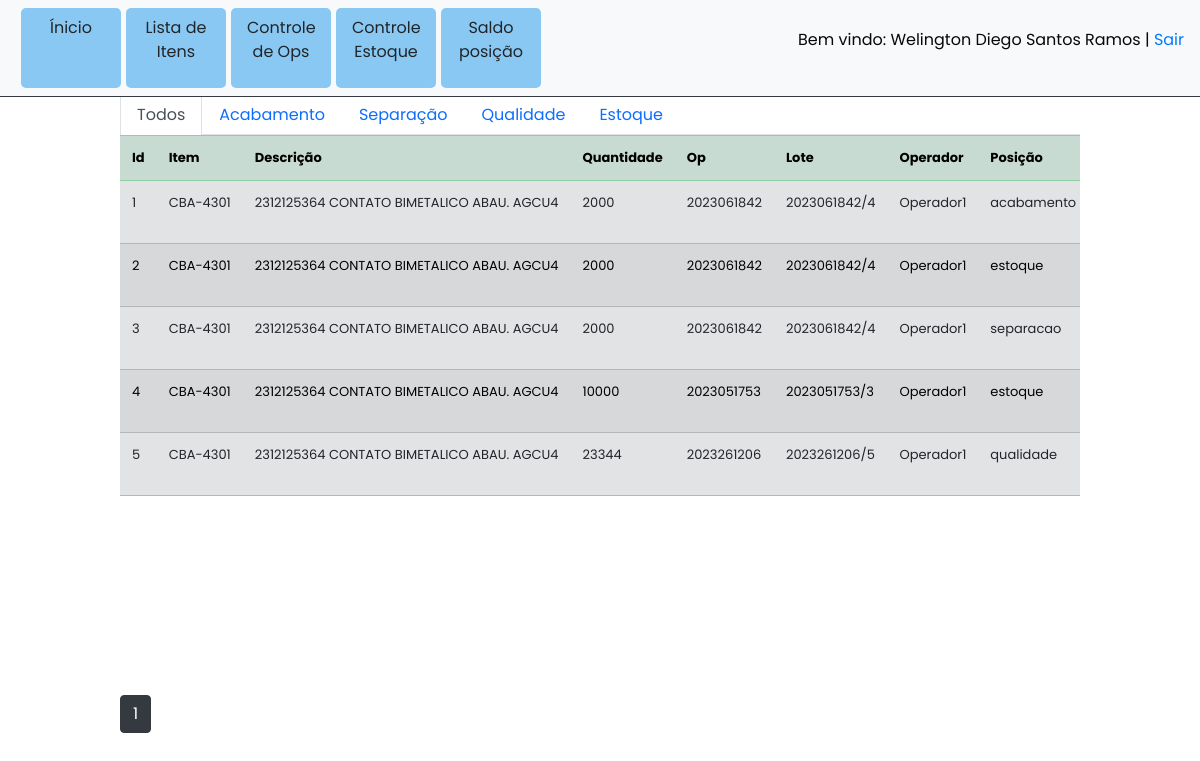
The page /posicoes_estoque (signed in) on the database its author committed.
### models/models.py (models this page shows, shortened)
class User(db.Model, UserMixin):
    __tablename__ = "users"
    id = db.Column(db.Integer, primary_key=True)
    email = db.Column(db.String(50), unique=True, nullable=False)
    password = db.Column(db.String(100), nullable=False)
    name = db.Column(db.String(100), nullable=False)

class Saldo_por_posicao(db.Model):
    __tablename__ = "saldo_por_posicao"
    id = db.Column(db.Integer, primary_key=True)
    item = db.Column(db.String(50))
    descricao = db.Column(db.String(255))
    quantidade = db.Column(db.Integer)
    op = db.Column(db.String(50))
    lote = db.Column(db.String(50))
    operador = db.Column(db.String(50))
    posicao = db.Column(db.String(50))
    data_hora = db.Column(db.DateTime)

### app.py (the view)
@app.route('/posicoes_estoque', methods=['GET', 'POST'])
def posicoes_estoque():
    if not current_user.is_authenticated:
        return redirect( url_for('login'))
    page = request.args.get('page', 1, type=int)
    dados = Saldo_por_posicao.query.paginate(page=page,per_page=20)
    return  render_template('posicoes_estoque.html',  posicoes = dados)

### app.py (called while the page is built)
@login_manager.user_loader
def load_user(user_id):
    return User.query.get(user_id)

### templates/posicoes_estoque.html (shortened to what this page needs)
{% extends 'base.html' %}
{% block body %}
<div class="posições">
  <h2 class="d-flex justify-content-center mt-2"><strong>Consulta de saldo de produto acabado</strong></h2>
  <ul class="nav nav-tabs">
    <li class="nav-item">
      <a class="nav-link active" href="#aba1" data-bs-toggle="tab">Todos</a>
    </li>
    <li class="nav-item">
      <a class="nav-link" href="#aba2" data-bs-toggle="tab">Acabamento</a>
    </li>
    <li class="nav-item">
      <a class="nav-link" href="#aba3" data-bs-toggle="tab">Separação</a>
    </li>
    <li class="nav-item">
      <a class="nav-link" href="#aba4" data-bs-toggle="tab">Qualidade</a>
    </li>
    <li class="nav-item">
      <a class="nav-link" href="#aba5" data-bs-toggle="tab">Estoque</a>
    </li>
  </ul>
  <div class="tab-content">
    <div class="tab-pane active" id="aba1">
      <div class="row">
        <div class="col">
            <div class="table-responsive container_table">
                <table class="table table table-striped table-secondary">
                    <tr class="table-success">
                        <th>Id</th>
                        <th>Item</th>
                        <th>Descrição</th>
                        <th>Quantidade</th>
                        <th>Op</th>
                        <th>Lote</th>
                        <th>Operador</th>
                        <th>Posição</th>
                    </tr>
                    {% for row in posicoes.items %}
                    <tr>
                        <td>{{row.id}}</td>
                        <td>{{row.item}}</td>
                        <td>{{row.descricao}}</td>
                        <td>{{row.quantidade}}</td>
                        <td>{{row.op}}</td>
                        <td>{{row.lote}}</td>
                        <td>{{row.operador}}</td>
                        <td>{{row.posicao}}</td>
                    </tr>
                    {% endfor %}
                </table>
            </div>
            {% for page_num in posicoes.iter_pages(left_edge=1, right_edge=1,
                left_current=1, right_current=2) %} {% if page_num %} {% if posicoes.page ==
                page_num %}
                <a
                  class="btn btn-dark mb-4"
                  href="{{ url_for('lista_movimento', page=page_num) }}"
                  >{{ page_num }}</a
                >
                {% else %}
                <a
                  class="btn btn-outline-dark mb-4"
                  href="{{ url_for('lista_movimento', page=page_num) }}"
                  >{{ page_num }}</a
                >
                {% endif %} {% else %} ... {% endif %} {% endfor %}
        </div>
    </div>
    </div>
  </div>
</div>
  {% endblock %}

### templates/header.html (shortened to what this page needs)
{% extends 'base.html' %}
{% block body %}
<div class="container">
<nav class="navbar navbar-expand-lg  navbar-light bg-light w-100 fixed-top header  border-bottom border-2 border-dark">
    <div class="collapse navbar-collapse" id="navbarTogglerDemo03">
          <a class="nav-link card-menu text-center" href="{{url_for('index')}}"> Ínicio</a>
          <a class="nav-link card-menu text-center" href="{{ url_for('itens')}}">Lista de Itens</a>
          <a class="nav-link card-menu text-center" href="{{ url_for('ordens_producao')}}">Controle de Ops</a>
          <a class="nav-link card-menu text-center" href="{{ url_for('consulta_estoque')}}">Controle Estoque</a>
          <a class="nav-link card-menu text-center" href="{{ url_for('posicoes_estoque')}}">Saldo posição</a>
    </div>
    <div class="usuario"><p> Bem vindo: {{ current_user.name }} | <a href="/logout">Sair</a> </p></div>
  </nav>
</div>
{% endblock %}

### static/style.css (style rules this page uses)
* { margin: 0; padding: 0; box-sizing: border-box; font-family: "Poppins", sans-serif; }
body { background: #F6F9FF; height: 100vh; width: 100%; display: flex; justify-content: center; align-items: center; flex-direction: column; color: #434343; font-size: 16px; }
.header { top: 0; }
table { white-space: nowrap; font-size: 13px; }
.container_table { overflow-x: auto; height: 70vh; }
.usuario { color: #080808; }
.posições { height: 90vh; width: 80%; }
.card-menu { width: 100px; height: 80px; background: rgb(137, 200, 243); border-radius: 5px; margin-left: 5px; }

### rows shown on the page
User: name "Welington Diego Santos Ramos"
Saldo_por_posicao: id "1", item "CBA-4301", descricao "2312125364 CONTATO BIMETALICO ABAU. AGCU4", quantidade "2000", op "2023061842", lote "2023061842/4", operador "Operador1", posicao "acabamento"
Saldo_por_posicao: id "2", item "CBA-4301", descricao "2312125364 CONTATO BIMETALICO ABAU. AGCU4", quantidade "2000", op "2023061842", lote "2023061842/4", operador "Operador1", posicao "estoque"
Saldo_por_posicao: id "3", item "CBA-4301", descricao "2312125364 CONTATO BIMETALICO ABAU. AGCU4", quantidade "2000", op "2023061842", lote "2023061842/4", operador "Operador1", posicao "separacao"
Saldo_por_posicao: id "4", item "CBA-4301", descricao "2312125364 CONTATO BIMETALICO ABAU. AGCU4", quantidade "10000", op "2023051753", lote "2023051753/3", operador "Operador1", posicao "estoque"
Saldo_por_posicao: id "5", item "CBA-4301", descricao "2312125364 CONTATO BIMETALICO ABAU. AGCU4", quantidade "23344", op "2023261206", lote "2023261206/5", operador "Operador1", posicao "qualidade"

### other values the page prints
{{ page_num }} "1"
